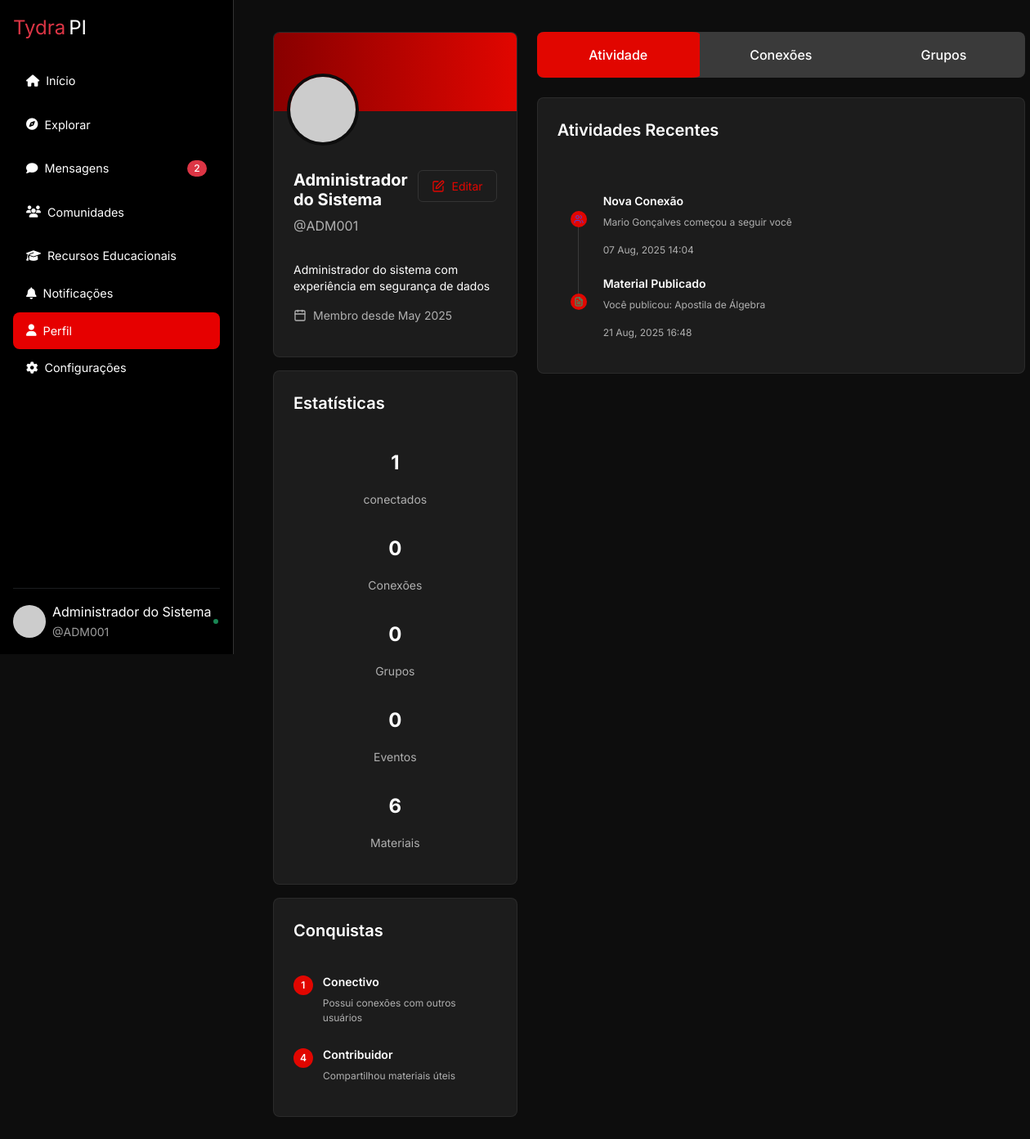
Screenshot of /perfil.php (signed in) with the database file from the repository.
### tables this page shows
CREATE TABLE `usuario` (
  `idusuario` int(10) UNSIGNED NOT NULL,
  `matricula` varchar(20) NOT NULL,
  `idade` tinyint(3) UNSIGNED NOT NULL,
  `foto` varchar(255) DEFAULT NULL,
  `email` varchar(100) NOT NULL,
  `nome` varchar(80) NOT NULL,
  `senha` varchar(255) NOT NULL,
  `data_criacao` datetime NOT NULL DEFAULT current_timestamp(),
  `status` enum('ativo','inativo') NOT NULL DEFAULT 'ativo',
  `criado_em` datetime NOT NULL DEFAULT current_timestamp(),
  `atualizado_em` datetime NOT NULL DEFAULT current_timestamp() ON UPDATE current_timestamp(),
  `admin` tinyint(1) NOT NULL DEFAULT 0
);

CREATE TABLE `usuario_config` (
  `id` int(11) NOT NULL,
  `usuario_id` int(10) UNSIGNED NOT NULL,
  `bio` text DEFAULT NULL,
  `telefone` varchar(20) DEFAULT NULL,
  `created_at` timestamp NOT NULL DEFAULT current_timestamp(),
  `updated_at` timestamp NOT NULL DEFAULT current_timestamp() ON UPDATE current_timestamp()
);

### functions/perfil_functions.php (called while the page is built, shortened)
<?php
function buscarUsuario($pdo, $usuarioId) {
    $sql = "SELECT * FROM usuario WHERE idusuario = :usuario_id";
    $stmt = $pdo->prepare($sql);
    $stmt->bindValue(':usuario_id', $usuarioId, PDO::PARAM_INT);
    $stmt->execute();
    return $stmt->fetch(PDO::FETCH_ASSOC);
}
function buscarConfigUsuario($pdo, $usuarioId) {
    $sql = "SELECT * FROM usuario_config WHERE usuario_id = :usuario_id";
    $stmt = $pdo->prepare($sql);
    $stmt->bindValue(':usuario_id', $usuarioId, PDO::PARAM_INT);
    $stmt->execute();
    return $stmt->fetch(PDO::FETCH_ASSOC) ?: [];
}
function buscarEstatisticasUsuario($pdo, $usuarioId) {
    $sql = "SELECT COUNT(*) FROM usuario_seguidores WHERE seguidor_id = :usuario_id";
    $stmt = $pdo->prepare($sql);
    $stmt->bindValue(':usuario_id', $usuarioId, PDO::PARAM_INT);
    $stmt->execute();
    $conexoes = $stmt->fetchColumn();
    $sql = "SELECT COUNT(*) FROM usuario_seguidores WHERE seguido_id = :usuario_id";
    $stmt = $pdo->prepare($sql);
    $stmt->bindValue(':usuario_id', $usuarioId, PDO::PARAM_INT);
    $stmt->execute();
    $conectados = $stmt->fetchColumn();
    $sql = "SELECT COUNT(*) FROM grupo_membros WHERE usuario_id = :usuario_id";
    $stmt = $pdo->prepare($sql);
    $stmt->bindValue(':usuario_id', $usuarioId, PDO::PARAM_INT);
    $stmt->execute();
    $grupos = $stmt->fetchColumn();
    $sql = "SELECT COUNT(*) FROM eventos WHERE criador_id = :usuario_id";
    $stmt = $pdo->prepare($sql);
    $stmt->bindValue(':usuario_id', $usuarioId, PDO::PARAM_INT);
    $stmt->execute();
    $eventos = $stmt->fetchColumn();
    $sql = "SELECT COUNT(*) FROM materiais WHERE usuario_id = :usuario_id";
    $stmt = $pdo->prepare($sql);
    $stmt->bindValue(':usuario_id', $usuarioId, PDO::PARAM_INT);
    $stmt->execute();
    $materiais = $stmt->fetchColumn();
    $conquistas = [];
    if ($conectados > 0) $conquistas[] = 'Conectivo';
    if ($materiais > 0) $conquistas[] = 'Contribuidor';
    return [
        'conexoes' => $conexoes,
        'conectados' => $conectados,
        'grupos' => $grupos,
        'eventos' => $eventos,
        'materiais' => $materiais,
        'conquistas' => $conquistas
    ];
}
function buscarAtividadesUsuario($pdo, $usuarioId) {
    $atividades = [];
    $sql = "SELECT u.nome, us.data_seguimento
            FROM usuario_seguidores us
            JOIN usuario u ON us.seguidor_id = u.idusuario
            WHERE us.seguido_id = :usuario_id
            ORDER BY us.data_seguimento DESC
            LIMIT 1";
    $stmt = $pdo->prepare($sql);
    $stmt->bindValue(':usuario_id', $usuarioId, PDO::PARAM_INT);
    $stmt->execute();
    $ultimaConexao = $stmt->fetch(PDO::FETCH_ASSOC);
    if ($ultimaConexao) {
        $atividades[] = [
            'titulo' => 'Nova Conexão',
            'descricao' => $ultimaConexao['nome'] . ' começou a seguir você',
            'tipo' => 'match',
            'data' => $ultimaConexao['data_seguimento']
        ];
    }
    $sql = "SELECT g.nome, gm.data_ingresso
            FROM grupo_membros gm
            JOIN grupos g ON gm.grupo_id = g.id
            WHERE gm.usuario_id = :usuario_id
            ORDER BY gm.data_ingresso DESC
            LIMIT 1";
    $stmt = $pdo->prepare($sql);
    $stmt->bindValue(':usuario_id', $usuarioId, PDO::PARAM_INT);
    $stmt->execute();
    $ultimoGrupo = $stmt->fetch(PDO::FETCH_ASSOC);
    $sql = "SELECT titulo, data_evento
            FROM eventos
            WHERE criador_id = :usuario_id
            ORDER BY data_evento DESC
            LIMIT 1";
    $stmt = $pdo->prepare($sql);
    $stmt->bindValue(':usuario_id', $usuarioId, PDO::PARAM_INT);
    $stmt->execute();
    $ultimoEvento = $stmt->fetch(PDO::FETCH_ASSOC);
    $sql = "SELECT titulo, data_publicacao
            FROM materiais
            WHERE usuario_id = :usuario_id
            ORDER BY data_publicacao DESC
            LIMIT 1";
    $stmt = $pdo->prepare($sql);
    $stmt->bindValue(':usuario_id', $usuarioId, PDO::PARAM_INT);
    $stmt->execute();
    $ultimoMaterial = $stmt->fetch(PDO::FETCH_ASSOC);
    if ($ultimoMaterial) {
        $atividades[] = [
            'titulo' => 'Material Publicado',
            'descricao' => 'Você publicou: ' . $ultimoMaterial['titulo'],
            'tipo' => 'material',
            'data' => $ultimoMaterial['data_publicacao']
        ];
    }
    return $atividades;
}

### perfil.php (the view, shortened to what this page needs)
<?php
require 'includes/conexao.php';
$usuarioAtualId = isset($_SESSION['usuario_id']) ? $_SESSION['usuario_id'] : 0;
require 'functions/perfil_functions.php';
$usuario = buscarUsuario($pdo, $usuarioAtualId);
$config = buscarConfigUsuario($pdo, $usuarioAtualId);
$estatisticas = buscarEstatisticasUsuario($pdo, $usuarioAtualId);
$atividades = buscarAtividadesUsuario($pdo, $usuarioAtualId);
?>
<!DOCTYPE html>
<html lang="pt-BR">
<head>
    <?php include 'includes/header.php' ?>
</head>
<body>
    <?php include 'includes/sidebar.php'?>
    <div class="perfil-body content-wrapper">
        <div class="perfil-container perfil-animate-fade-in">
            <div class="perfil-flex perfil-flex-col perfil-md-flex-row perfil-gap-6">
                <div class="perfil-w-full perfil-md-w-1-3 perfil-space-y-4">
                    <div class="perfil-card perfil-overflow-hidden">
                        <div class="perfil-gradient-banner"></div>
                        <div class="perfil-card-content perfil-pt-0 perfil-relative">
                            <div class="perfil-avatar-container">
                                <div class="perfil-avatar">
                                    <?php
                                    $nome = urlencode($usuario['nome']);
                                    $cor = substr(md5($usuario['nome']), 0, 6);
                                    ?>
                                    <img src="https://ui-avatars.com/api/?name=<?= $nome ?>&background=<?= $cor ?>&color=fff"
                                         alt="<?= htmlspecialchars($usuario['nome']) ?>"
                                         class="perfil-avatar-img">
                                </div>
                            </div>
                            <div class="perfil-pt-12 perfil-pb-4">
                                <div class="perfil-flex perfil-justify-between perfil-items-start">
                                    <div>
                                        <h2 class="perfil-name"><?= htmlspecialchars($usuario['nome']) ?></h2>
                                        <p class="perfil-username">@<?= htmlspecialchars($usuario['matricula']) ?></p>
                                    </div>
                                    <button class="perfil-btn-outline" onclick="location.href='configuracao.php'">
                                        <i data-lucide="edit" class="perfil-icon-sm"></i> Editar
                                    </button>
                                </div>
                                <p class="perfil-mt-4 perfil-bio">
                                    <?= !empty($config['bio']) ? htmlspecialchars($config['bio']) : 'Nenhuma biografia fornecida' ?>
                                </p>
                                <div class="perfil-flex perfil-items-center perfil-mt-4 perfil-text-gray perfil-text-sm">
                                    <i data-lucide="calendar" class="perfil-icon-sm perfil-mr-2"></i>
                                    <span>Membro desde <?= date('M Y', strtotime($usuario['criado_em'])) ?></span>
                                </div>
                            </div>
                        </div>
                    </div>
                    <div class="perfil-card">
                        <div class="perfil-card-header">
                            <div class="perfil-card-title">Estatísticas</div>
                        </div>
                        <div class="perfil-card-content">
                            <div class="perfil-grid perfil-grid-cols-4 perfil-gap-4 perfil-text-center">
                                 <div>
                                    <p class="perfil-stats-value"><?= $estatisticas['conectados'] ?></p>
                                    <p class="perfil-stats-label">conectados</p>
                                </div>
                                <div>
                                    <p class="perfil-stats-value"><?= $estatisticas['conexoes'] ?></p>
                                    <p class="perfil-stats-label">Conexões</p>
                                </div>
                                <div>
                                    <p class="perfil-stats-value"><?= $estatisticas['grupos'] ?></p>
                                    <p class="perfil-stats-label">Grupos</p>
                                </div>
                                <div>
                                    <p class="perfil-stats-value"><?= $estatisticas['eventos'] ?></p>
                                    <p class="perfil-stats-label">Eventos</p>
                                </div>
                                <div>
                                    <p class="perfil-stats-value"><?= $estatisticas['materiais'] ?></p>
                                    <p class="perfil-stats-label">Materiais</p>
                                </div>
                            </div>
                        </div>
                    </div>
                    <div class="perfil-card">
                        <div class="perfil-card-header">
                            <div class="perfil-card-title">Conquistas</div>
                        </div>
                        <div class="perfil-card-content">
                            <div class="perfil-space-y-3">
                                <?php if (in_array('Conectivo', $estatisticas['conquistas'])): ?>
                                <div class="perfil-flex perfil-items-start">
                                    <div class="perfil-badge perfil-mr-3">1</div>
                                    <div>
                                        <h4 class="perfil-badge-title">Conectivo</h4>
                                        <p class="perfil-badge-desc">Possui conexões com outros usuários</p>
                                    </div>
                                </div>
                                <?php endif; ?>
                                <?php if (in_array('Contribuidor', $estatisticas['conquistas'])): ?>
                                <div class="perfil-flex perfil-items-start">
                                    <div class="perfil-badge perfil-mr-3">4</div>
                                    <div>
                                        <h4 class="perfil-badge-title">Contribuidor</h4>
                                        <p class="perfil-badge-desc">Compartilhou materiais úteis</p>
                                    </div>
                                </div>
                                <?php endif; ?>
                            </div>
                        </div>
                    </div>
                </div>
                <div class="perfil-w-full perfil-md-w-2-3">
                    <div class="perfil-tabs">
                        <ul class="perfil-tabs-list">
                            <li class="perfil-tab perfil-tab-active" data-tab="activity">Atividade</li>
                            <li class="perfil-tab" data-tab="connections">Conexões</li>
                            <li class="perfil-tab" data-tab="groups">Grupos</li>
                        </ul>
                        <div class="perfil-tab-content perfil-tab-content-active" id="activity">
                            <div class="perfil-card">
                                <div class="perfil-card-header">
                                    <div class="perfil-card-title">Atividades Recentes</div>
                                </div>
                                <div class="perfil-card-content">
                                    <div class="perfil-space-y-6 perfil-relative">
                                        <?php if (empty($atividades)): ?>
                                            <p class="perfil-text-gray">Nenhuma atividade recente.</p>
                                        <?php else: ?>
                                            <?php foreach ($atividades as $atividade): ?>
                                                <div class="perfil-timeline-item">
                                                    <div class="perfil-timeline-icon">
                                                        <?php
                                                        $icone = 'users';
                                                        $cor = '#0d6efd';
                                                        if ($atividade['tipo'] === 'match') {
                                                            $icone = 'users';
                                                            $cor = '#4f46e5';
                                                        } elseif ($atividade['tipo'] === 'grupo') {
                                                            $icone = 'users';
                                                            $cor = '#7c3aed';
                                                        } elseif ($atividade['tipo'] === 'evento') {
                                                            $icone = 'calendar';
                                                            $cor = '#0ea5e9';
                                                        } elseif ($atividade['tipo'] === 'material') {
                                                            $icone = 'file-text';
                                                            $cor = '#10b981';
                                                        }
                                                        ?>
                                                        <i data-lucide="<?= $icone ?>" class="perfil-icon-xs" style="color: <?= $cor ?>"></i>
                                                    </div>
                                                    <div>
                                                        <h4 class="perfil-timeline-title"><?= htmlspecialchars($atividade['titulo']) ?></h4>
                                                        <p class="perfil-timeline-desc"><?= htmlspecialchars($atividade['descricao']) ?></p>
                                                        <p class="perfil-timeline-time">
                                                            <?= date('d M, Y H:i', strtotime($atividade['data'])) ?>
                                                        </p>
                                                    </div>
                                                </div>
                                            <?php endforeach; ?>
                                        <?php endif; ?>
                                    </div>
                                </div>
                            </div>
                        </div>
                    </div>
                </div>
            </div>
        </div>
    </div>
</body>
</html>

### perfil.php (style rules this page uses)
.content-wrapper { align-self: center; margin-left: 260px; padding: 20px; width: calc(100%); }
.perfil-avatar-container { top: 50px !important; }

### rows the page displays
usuario: nome "Administrador do Sistema", matricula "ADM001", criado_em "May 2025"
usuario_config: bio "Administrador do sistema com experiência em segurança de dados"

### other values shown
$totalMensagensNaoLidas "2"
$menu['label'] "Recursos Educacionais"
$menu['label'] "Notificações"
$usuarioNome "Administrador do Sistema"
$usuarioMatricula "ADM001"
$estatisticas['conectados'] "1"
$estatisticas['conexoes'] "0"
$estatisticas['grupos'] "0"
$estatisticas['eventos'] "0"
$estatisticas['materiais'] "6"
$atividade['titulo'] "Nova Conexão"
$atividade['descricao'] "Mario Gonçalves começou a seguir você"
date('d M, Y H:i', strtotime($atividade['data'])) "07 Aug, 2025 14:04"
$atividade['titulo'] "Material Publicado"
$atividade['descricao'] "Você publicou: Apostila de Álgebra"
